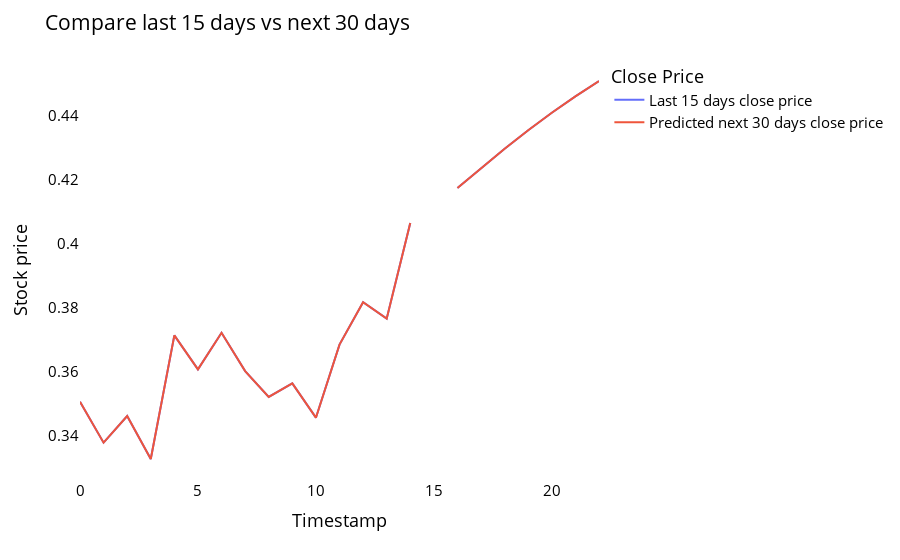

This figure's notebook cell:
### Code cell
temp_mat = np.empty((len(last_days)+pred_days+1,1))
temp_mat[:] = np.nan
temp_mat = temp_mat.reshape(1,-1).tolist()[0]

last_original_days_value = temp_mat
next_predicted_days_value = temp_mat

last_original_days_value[0:time_step+1] = scaler.inverse_transform(closedf[len(closedf)-time_step:]).reshape(1,-1).tolist()[0]
next_predicted_days_value[time_step+1:] = scaler.inverse_transform(np.array(lst_output).reshape(-1,1)).reshape(1,-1).tolist()[0]

new_pred_plot = pd.DataFrame({
    'last_original_days_value':last_original_days_value,
    'next_predicted_days_value':next_predicted_days_value
})

names = cycle(['Last 15 days close price','Predicted next 30 days close price'])

fig = px.line(new_pred_plot,x=new_pred_plot.index, y=[new_pred_plot['last_original_days_value'],
                                                      new_pred_plot['next_predicted_days_value']],
              labels={'value': 'Stock price','index': 'Timestamp'})
fig.update_layout(title_text='Compare last 15 days vs next 30 days',
                  plot_bgcolor='white', font_size=15, font_color='black',legend_title_text='Close Price')

fig.for_each_trace(lambda t:  t.update(name = next(names)))
fig.update_xaxes(showgrid=False)
fig.update_yaxes(showgrid=False)
fig.show()
fbitfile= open("ada.txt", "wb")
pickle.dump((next_predicted_days_value),fbitfile)
fbitfile.close()

### Figure 1 — Plotly figure (JSON) as saved in the notebook; plotly's stock layout.template omitted (floating-point values rounded to 4 significant figures)
{"data": [{"hovertemplate": "variable=last_original_days_value<br>Timestamp=%{x}<br>Stock price=%{y}<extra></extra>", "legendgroup": "last_original_days_value", "line": {"color": "#636efa", "dash": "solid"}, "marker": {"symbol": "circle"}, "mode": "lines", "name": "Last 15 days close price", "orientation": "v", "showlegend": true, "type": "scatter", "x": [0, 1, 2, 3, 4, 5, 6, 7, 8, 9, 10, 11, 12, 13, 14, 15, 16, 17, 18, 19, 20, 21, 22], "xaxis": "x", "y": [0.3505, 0.3377, 0.346, 0.3326, 0.3712, 0.3606, 0.372, 0.3601, 0.352, 0.3562, 0.3455, 0.3684, 0.3816, 0.3765, 0.4064, null, 0.4173, 0.4236, 0.4296, 0.4354, 0.4408, 0.4459, 0.4508], "yaxis": "y"}, {"hovertemplate": "variable=next_predicted_days_value<br>Timestamp=%{x}<br>Stock price=%{y}<extra></extra>", "legendgroup": "next_predicted_days_value", "line": {"color": "#EF553B", "dash": "solid"}, "marker": {"symbol": "circle"}, "mode": "lines", "name": "Predicted next 30 days close price", "orientation": "v", "showlegend": true, "type": "scatter", "x": [0, 1, 2, 3, 4, 5, 6, 7, 8, 9, 10, 11, 12, 13, 14, 15, 16, 17, 18, 19, 20, 21, 22], "xaxis": "x", "y": [0.3505, 0.3377, 0.346, 0.3326, 0.3712, 0.3606, 0.372, 0.3601, 0.352, 0.3562, 0.3455, 0.3684, 0.3816, 0.3765, 0.4064, null, 0.4173, 0.4236, 0.4296, 0.4354, 0.4408, 0.4459, 0.4508], "yaxis": "y"}], "layout": {"font": {"color": "black", "size": 15}, "legend": {"title": {"text": "Close Price"}, "tracegroupgap": 0}, "margin": {"t": 60}, "plot_bgcolor": "white", "title": {"text": "Compare last 15 days vs next 30 days"}, "xaxis": {"anchor": "y", "domain": [0, 1], "showgrid": false, "title": {"text": "Timestamp"}}, "yaxis": {"anchor": "x", "domain": [0, 1], "showgrid": false, "title": {"text": "Stock price"}}}}
